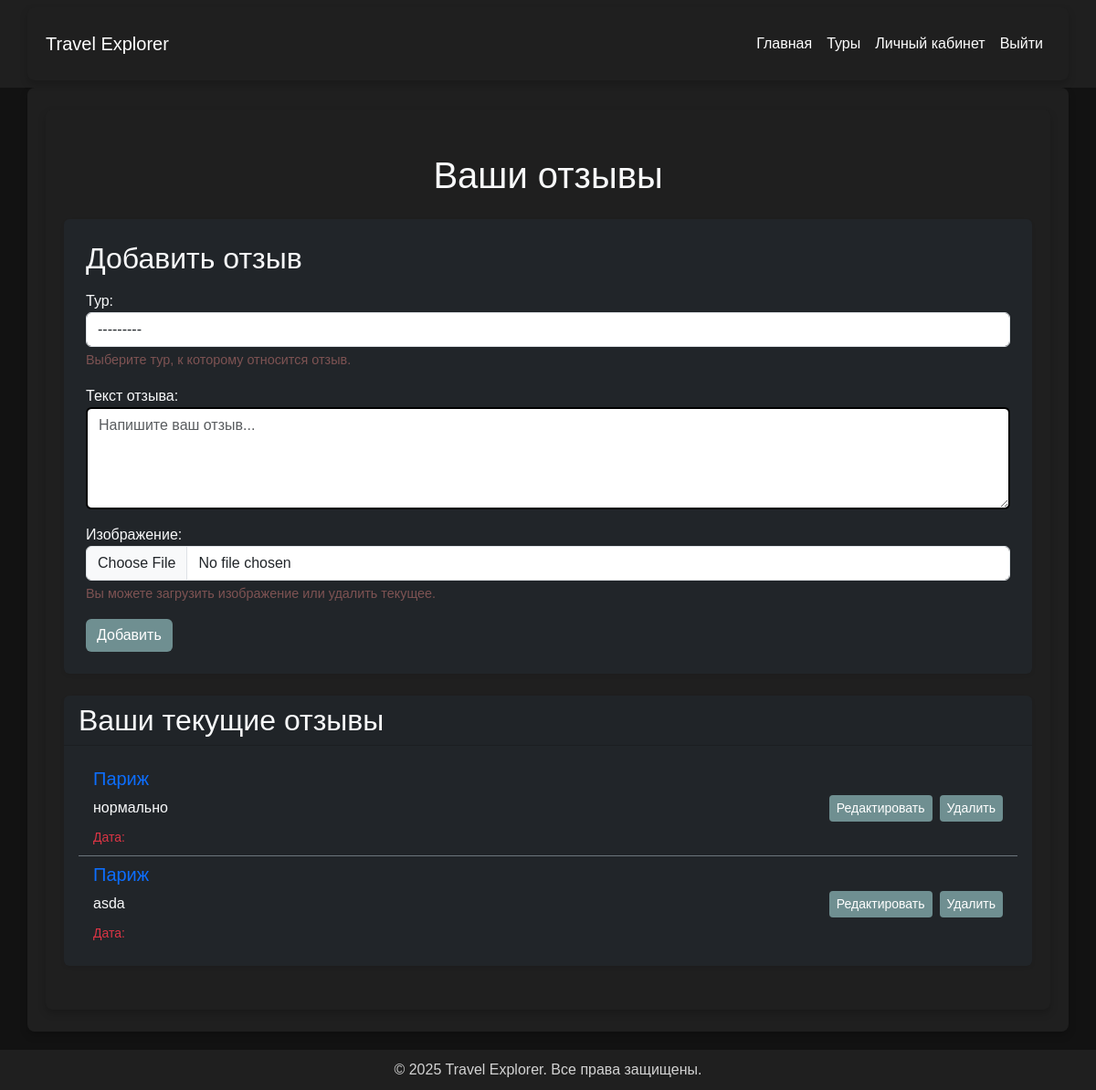
/api/my-reviews/ (signed in), run on an earlier commit of the app's database.
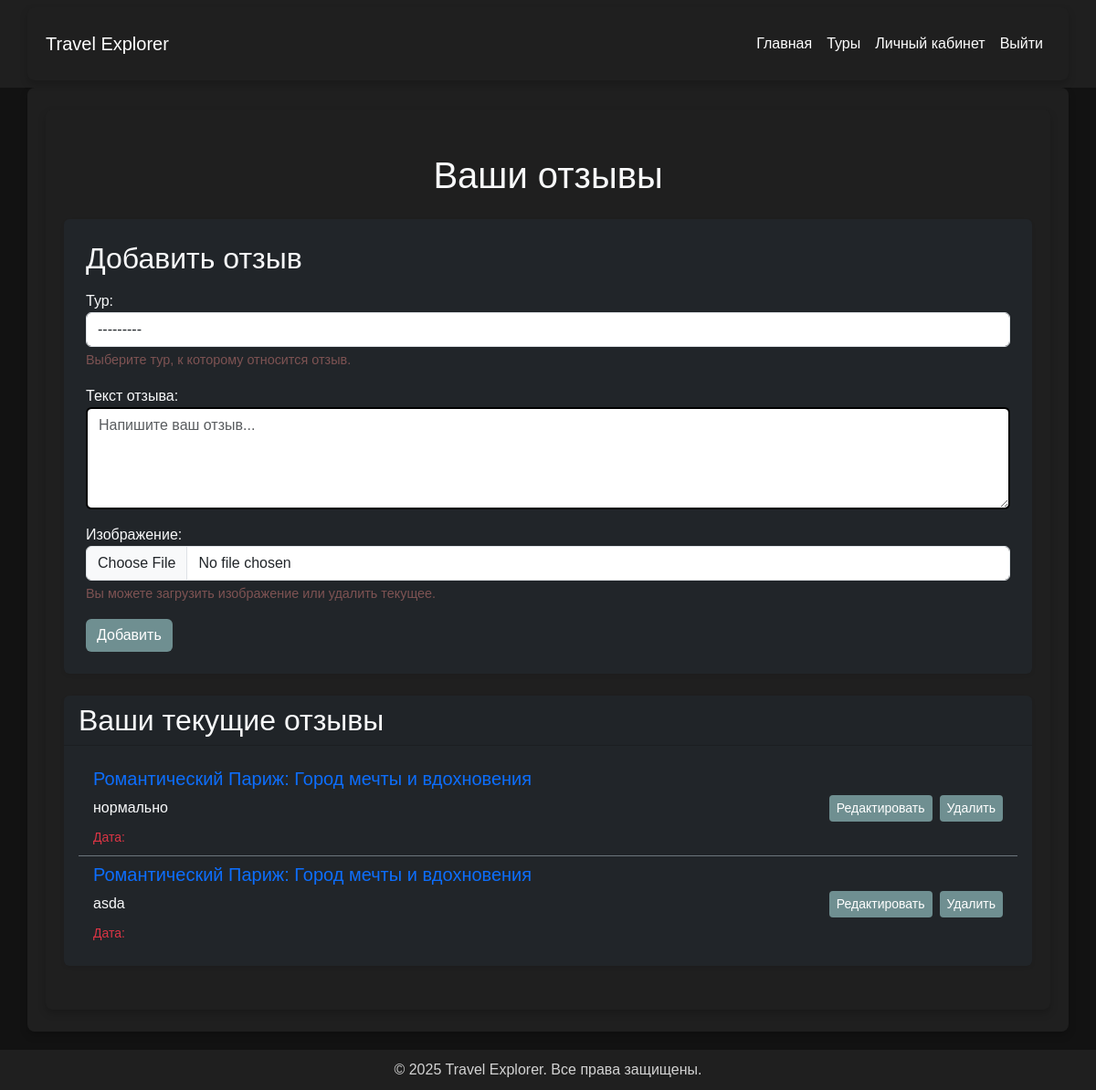
And on a later commit of the database.
### travel/models.py (models this page shows, shortened)
class Review(models.Model):
    id_user = models.ForeignKey(User, verbose_name="Пользователь", on_delete=models.CASCADE, related_name='reviews')
    id_tour = models.ForeignKey(Tour, verbose_name="Тур", on_delete=models.CASCADE, related_name='reviews')
    text_review = models.TextField(max_length=500)
    created_at = models.DateTimeField("Дата создания", auto_now_add=True)
    image = models.ImageField(upload_to='reviews/', blank=True, null=True, verbose_name="Изображение")
    class Meta:
        verbose_name = "Отзыв"
        verbose_name_plural = "Отзывы"

class Tour(models.Model):
    name_tour = models.CharField("Название тура", max_length=255)
    discription_tour = models.TextField("Описание тура")
    price_tour = models.IntegerField("Цена тура", validators=[validate_positive])
    departure = models.CharField("Место отправления", max_length=255)
    destination = models.CharField("Место назначения", max_length=255)
    date_departure = models.DateField("Дата отправления")
    date_return = models.DateField("Дата возвращения")
    operator_tour = models.CharField("Туроператор", max_length=255)
    places_tour = models.IntegerField("Количество мест", validators=[validate_positive])
    history = HistoricalRecords()
    is_hot = models.BooleanField(default=False)
    image = models.ImageField(upload_to='tours/', blank=True, null=True)
    objects = TourManager()
    video_url = models.URLField(
        max_length=255,
        blank=True,
        null=True,
        verbose_name="Ссылка на видеообзор"
    )
    class Meta:
        ordering = ['date_departure']
        verbose_name = "Тур"
        verbose_name_plural = "Туры"
    def __str__(self):
        return self.name_tour

### travel/views.py (the view)
# urls.py: path('my-reviews/', views.manage_reviews, name='manage_reviews'),
@login_required
def manage_reviews(request):
    reviews = Review.objects.filter(id_user=request.user)
    if request.method == 'POST':
        form = ReviewForm(request.POST, request.FILES)
        if form.is_valid():
            form.save(user=request.user)
            return HttpResponseRedirect(reverse('manage_reviews'))
    else:
        form = ReviewForm()
    return render(request, 'travel/manage_reviews.html', {'reviews': reviews, 'form': form})

### travel/forms.py (shortened to what this page needs)
class ReviewForm(forms.ModelForm):
    clear_image = forms.BooleanField(
        required=False,
        label="Удалить изображение",
        widget=forms.CheckboxInput(attrs={'class': 'form-check-input'})
    )
    class Meta:
        model = Review
        fields = ['text_review', 'id_tour', 'image']
        widgets = {
            'text_review': forms.Textarea(attrs={
                'class': 'form-control',
                'rows': 4,
                'placeholder': 'Напишите ваш отзыв...',
            }),
            'id_tour': forms.Select(attrs={'class': 'form-control'}),
            'image': forms.FileInput(attrs={'class': 'form-control'}),
        }
        labels = {
            'text_review': 'Текст отзыва',
            'id_tour': 'Тур',
            'image': 'Изображение',
        }
        help_texts = {
            'id_tour': 'Выберите тур, к которому относится отзыв.',
            'image': 'Вы можете загрузить изображение или удалить текущее.',
        }
    class Media:
        css = {
            'all': ('css/custom_form.css',)
        }
        js = ('js/custom_form.js',)

### travel/templates/travel/manage_reviews.html (shortened to what this page needs)
{% extends 'travel/base.html' %}
{% load custom_tags %}
{% load static %}
{% block content %}
<div class="container py-5">
    <h1 class="text-center text-light mb-4">Ваши отзывы</h1>
    <div class="card bg-dark text-light mb-4 p-4 shadow-sm">
        <h2 class="text-light mb-3">Добавить отзыв</h2>
        <form method="post" enctype="multipart/form-data">
            <div class="mb-3">
                {{ form.id_tour.label_tag }}
                {{ form.id_tour }}
                <div class="form-text">{{ form.id_tour.help_text }}</div>
            </div>
            <div class="mb-3">
                {{ form.text_review.label_tag }}
                {{ form.text_review }}
            </div>
            <div class="mb-3">
                {{ form.image.label_tag }}
                {{ form.image }}
                <div class="form-text">{{ form.image.help_text }}</div>
            </div>
            <button type="submit" class="btn btn-primary">Добавить</button>
        </form>
    </div>
    <div class="card bg-dark text-light shadow-sm">
        <h2 class="card-header text-light">Ваши текущие отзывы</h2>
        <div class="card-body">
            {% if reviews %}
            <ul class="list-group list-group-flush">
                {% for review in reviews %}
                <li class="list-group-item bg-dark text-light d-flex justify-content-between align-items-center border-secondary">
                    <div>
                        <h5 class="text-primary">{{ review.id_tour.name_tour }}</h5>
                        <p class="mb-2">{{ review.text_review }}</p>
                        <small class="text-danger">Дата: {{ review.created_at|date:"d.m.Y H:i" }}</small>
                    </div>
                    <div class="d-flex align-items-center">
                        <button class="btn btn-secondary btn-sm me-2 edit-review-btn"
                                data-bs-toggle="modal"
                                data-bs-target="#editReviewModal"
                                data-review-id="{{ review.id }}"
                                data-review-text="{{ review.text_review }}"
                                data-review-image="{% if review.image %}{{ review.image.url }}{% else %}''{% endif %}">
                            Редактировать
                        </button>
                        <button class="btn btn-danger btn-sm delete-review-btn"
                                data-bs-toggle="modal"
                                data-bs-target="#deleteReviewModal"
                                data-review-id="{{ review.id }}">
                            Удалить
                        </button>
                    </div>
                </li>
                {% endfor %}
            </ul>
            {% else %}
            <p class="text-light">Отзывов пока нет. Будьте первым, кто оставит отзыв!</p>
            {% endif %}
        </div>
    </div>
</div>
{% endblock %}

What changed in the data, as far as the page shows it:
changed through a linked row, Review "нормально": id_tour.name_tour "Париж" → "Романтический Париж: Город мечты и вдохновения"
changed through a linked row, Review "asda": id_tour.name_tour "Париж" → "Романтический Париж: Город мечты и вдохновения"
